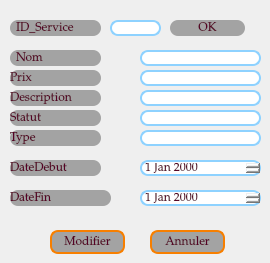
           <widget class="QWidget" name="tab_2">
            <attribute name="title">
             <string>Mise a Jour</string>
            </attribute>
            <widget class="QPushButton" name="pushButton_annuler_2">
             <property name="geometry">
              <rect>
               <x>150</x>
               <y>230</y>
               <width>75</width>
               <height>24</height>
              </rect>
             </property>
             <property name="styleSheet">
              <string notr="true">background-color:#A3A3A3;
color: rgb(86, 1, 38);
padding: 1px;
border-style: solid;
border: 2px solid #f77f00;
border-radius: 8px;
font-size: 12px;
font-family: Palatino Linotype;</string>
             </property>
             <property name="text">
              <string>Annuler</string>
             </property>
            </widget>
            <widget class="QPushButton" name="pushButton_ok">
             <property name="geometry">
              <rect>
               <x>170</x>
               <y>20</y>
               <width>75</width>
               <height>16</height>
              </rect>
             </property>
             <property name="styleSheet">
              <string notr="true">background-color:#A3A3A3;
color: rgb(86, 1, 38);
border-radius: 8px;
font-size: 12px;
font-family: Palatino Linotype;
border:none;</string>
             </property>
             <property name="text">
              <string>OK</string>
             </property>
            </widget>
            <widget class="QLineEdit" name="le_modif_id_ser">
             <property name="geometry">
              <rect>
               <x>110</x>
               <y>20</y>
               <width>51</width>
               <height>16</height>
              </rect>
             </property>
             <property name="styleSheet">
              <string notr="true">
color: rgb(86, 1, 38);
padding: 1px;
border-style: solid;
border: 2px solid #8ed2ff;
border-radius: 8px;
font-size: 12px;
font-family: Palatino Linotype;</string>
             </property>
             <property name="text">
              <string/>
             </property>
            </widget>
            <widget class="QPushButton" name="pushButton_modifier">
             <property name="geometry">
              <rect>
               <x>50</x>
               <y>230</y>
               <width>75</width>
               <height>24</height>
              </rect>
             </property>
             <property name="styleSheet">
              <string notr="true">background-color:#A3A3A3;
color: rgb(86, 1, 38);
padding: 1px;
border-style: solid;
border: 2px solid #f77f00;
border-radius: 8px;
font-size: 12px;
font-family: Palatino Linotype;
</string>
             </property>
             <property name="text">
              <string>Modifier</string>
             </property>
            </widget>
            <widget class="QLabel" name="label_id_2">
             <property name="geometry">
              <rect>
               <x>10</x>
               <y>20</y>
               <width>91</width>
               <height>16</height>
              </rect>
             </property>
             <property name="styleSheet">
              <string notr="true">background-color:#A3A3A3;
color: rgb(86, 1, 38);
border-radius: 8px;
font-size: 12px;
font-family: Palatino Linotype;</string>
             </property>
             <property name="text">
              <string>  ID_Service</string>
             </property>
            </widget>
            <widget class="QLabel" name="label_nom_2">
             <property name="geometry">
              <rect>
               <x>10</x>
               <y>50</y>
               <width>91</width>
               <height>16</height>
              </rect>
             </property>
             <property name="styleSheet">
              <string notr="true">background-color:#A3A3A3;
color: rgb(86, 1, 38);
border-radius: 8px;
font-size: 12px;
font-family: Palatino Linotype;</string>
             </property>
             <property name="text">
              <string>  Nom</string>
             </property>
            </widget>
            <widget class="QLabel" name="label_description_2">
             <property name="geometry">
              <rect>
               <x>10</x>
               <y>70</y>
               <width>91</width>
               <height>16</height>
              </rect>
             </property>
             <property name="styleSheet">
              <string notr="true">background-color:#A3A3A3;
color: rgb(86, 1, 38);
border-radius: 8px;
font-size: 12px;
font-family: Palatino Linotype;</string>
             </property>
             <property name="text">
              <string>Prix</string>
             </property>
            </widget>
            <widget class="QLabel" name="label_type_2">
             <property name="geometry">
              <rect>
               <x>10</x>
               <y>90</y>
               <width>91</width>
               <height>16</height>
              </rect>
             </property>
             <property name="styleSheet">
              <string notr="true">background-color:#A3A3A3;
color: rgb(86, 1, 38);
border-radius: 8px;
font-size: 12px;
font-family: Palatino Linotype;</string>
             </property>
             <property name="text">
              <string>Description</string>
             </property>
            </widget>
            <widget class="QLabel" name="label_lieu_2">
             <property name="geometry">
              <rect>
               <x>10</x>
               <y>110</y>
               <width>91</width>
               <height>16</height>
              </rect>
             </property>
             <property name="styleSheet">
              <string notr="true">background-color:#A3A3A3;
color: rgb(86, 1, 38);
border-radius: 8px;
font-size: 12px;
font-family: Palatino Linotype;</string>
             </property>
             <property name="text">
              <string>Statut</string>
             </property>
            </widget>
            <widget class="QLabel" name="label_date">
             <property name="geometry">
              <rect>
               <x>10</x>
               <y>160</y>
               <width>91</width>
               <height>16</height>
              </rect>
             </property>
             <property name="styleSheet">
              <string notr="true">background-color:#A3A3A3;
color: rgb(86, 1, 38);
border-radius: 8px;
font-size: 12px;
font-family: Palatino Linotype;</string>
             </property>
             <property name="text">
              <string>DateDebut</string>
             </property>
            </widget>
            <widget class="QLabel" name="label_time">
             <property name="geometry">
              <rect>
               <x>10</x>
               <y>190</y>
               <width>101</width>
               <height>16</height>
              </rect>
             </property>
             <property name="styleSheet">
              <string notr="true">background-color:#A3A3A3;
color: rgb(86, 1, 38);
border-radius: 8px;
font-size: 12px;
font-family: Palatino Linotype;</string>
             </property>
             <property name="text">
              <string>DateFin</string>
             </property>
            </widget>
            <widget class="QLineEdit" name="le_modif_nom">
             <property name="geometry">
              <rect>
               <x>140</x>
               <y>50</y>
               <width>121</width>
               <height>16</height>
              </rect>
             </property>
             <property name="styleSheet">
              <string notr="true">padding: 1px;
border-style: solid;
border: 2px solid #8ed2ff;
border-radius: 8px;
font-size: 12px;
font-family: Palatino Linotype;
color: rgb(86, 1, 38);</string>
             </property>
             <property name="text">
              <string/>
             </property>
            </widget>
            <widget class="QLineEdit" name="le_modif_prix">
             <property name="geometry">
              <rect>
               <x>140</x>
               <y>70</y>
               <width>121</width>
               <height>16</height>
              </rect>
             </property>
             <property name="styleSheet">
              <string notr="true">padding: 1px;
border-style: solid;
border: 2px solid #8ed2ff;
border-radius: 8px;
font-size: 12px;
font-family: Palatino Linotype;
color: rgb(86, 1, 38);</string>
             </property>
             <property name="text">
              <string/>
             </property>
            </widget>
            <widget class="QLineEdit" name="le_modif_statut">
             <property name="geometry">
              <rect>
               <x>140</x>
               <y>110</y>
               <width>121</width>
               <height>16</height>
              </rect>
             </property>
             <property name="styleSheet">
              <string notr="true">padding: 1px;
border-style: solid;
border: 2px solid  #8ed2ff;
border-radius: 8px;
font-size: 12px;
font-family: Palatino Linotype;
color: rgb(86, 1, 38);</string>
             </property>
             <property name="text">
              <string/>
             </property>
            </widget>
            <widget class="QDateEdit" name="le_modif_dated_date">
             <property name="geometry">
              <rect>
               <x>140</x>
               <y>160</y>
               <width>121</width>
               <height>16</height>
              </rect>
             </property>
             <property name="styleSheet">
              <string notr="true">padding: 1px;
color: rgb(86, 1, 38);
border-style: solid;
border: 2px solid  #8ed2ff;
border-radius: 8px;
font-size: 12px;
font-family: Palatino Linotype;</string>
             </property>
            </widget>
            <widget class="QDateEdit" name="le_modif_datef_date">
             <property name="geometry">
              <rect>
               <x>140</x>
               <y>190</y>
               <width>121</width>
               <height>16</height>
              </rect>
             </property>
             <property name="styleSheet">
              <string notr="true">padding: 1px;
color: rgb(86, 1, 38);
border-style: solid;
border: 2px solid  #8ed2ff;
border-radius: 8px;
font-size: 12px;
font-family: Palatino Linotype;</string>
             </property>
            </widget>
            <widget class="QLineEdit" name="le_modif_descrip">
             <property name="geometry">
              <rect>
               <x>140</x>
               <y>90</y>
               <width>121</width>
               <height>16</height>
              </rect>
             </property>
             <property name="styleSheet">
              <string notr="true">padding: 1px;
border-style: solid;
border: 2px solid  #8ed2ff;
border-radius: 8px;
font-size: 12px;
font-family: Palatino Linotype;
color: rgb(86, 1, 38);</string>
             </property>
             <property name="text">
              <string/>
             </property>
            </widget>
            <widget class="QLabel" name="label_lieu_3">
             <property name="geometry">
              <rect>
               <x>10</x>
               <y>130</y>
               <width>91</width>
               <height>16</height>
              </rect>
             </property>
             <property name="styleSheet">
              <string notr="true">background-color:#A3A3A3;
color: rgb(86, 1, 38);
border-radius: 8px;
font-size: 12px;
font-family: Palatino Linotype;</string>
             </property>
             <property name="text">
              <string>Type</string>
             </property>
            </widget>
            <widget class="QLineEdit" name="le_modif_type">
             <property name="geometry">
              <rect>
               <x>140</x>
               <y>130</y>
               <width>121</width>
               <height>16</height>
              </rect>
             </property>
             <property name="styleSheet">
              <string notr="true">padding: 1px;
border-style: solid;
border: 2px solid  #8ed2ff;
border-radius: 8px;
font-size: 12px;
font-family: Palatino Linotype;
color: rgb(86, 1, 38);</string>
             </property>
             <property name="text">
              <string/>
             </property>
            </widget>
           </widget>
